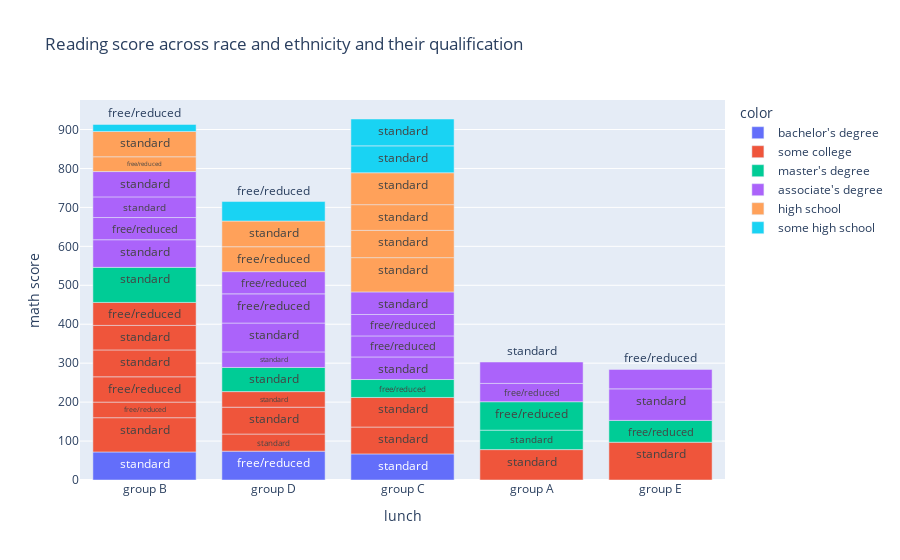

Here is the notebook cell this chart was saved with:
### Code cell
df= df.iloc[:50,:]
fig= px.bar(x=df['race/ethnicity'],y=df['math score'],color=df['parental level of education'],
          title='Reading score across race and ethnicity and their qualification',
          text=df['lunch'],labels={'x':'lunch','y':'math score'})
fig.show()

#question one plot a graph showing parental levelof education 
#and in math test for male students in the  group at some college

### Figure 1 — Plotly figure (JSON) as saved in the notebook; plotly's stock layout.template omitted (floating-point values rounded to 4 significant figures)
{"data": [{"alignmentgroup": "True", "hovertemplate": "color=bachelor's degree<br>lunch=%{x}<br>math score=%{y}<br>text=%{text}<extra></extra>", "legendgroup": "bachelor's degree", "marker": {"color": "#636efa", "pattern": {"shape": ""}}, "name": "bachelor's degree", "offsetgroup": "bachelor's degree", "orientation": "v", "showlegend": true, "text": ["standard", "free/reduced", "standard"], "textposition": "auto", "type": "bar", "x": ["group B", "group D", "group C"], "xaxis": "x", "y": [72, 74, 67], "yaxis": "y"}, {"alignmentgroup": "True", "hovertemplate": "color=some college<br>lunch=%{x}<br>math score=%{y}<br>text=%{text}<extra></extra>", "legendgroup": "some college", "marker": {"color": "#EF553B", "pattern": {"shape": ""}}, "name": "some college", "offsetgroup": "some college", "orientation": "v", "showlegend": true, "text": ["standard", "standard", "standard", "free/reduced", "standard", "free/reduced", "standard", "standard", "standard", "standard", "standard", "standard", "free/reduced"], "textposition": "auto", "type": "bar", "x": ["group C", "group C", "group B", "group B", "group A", "group B", "group D", "group B", "group D", "group B", "group D", "group E", "group B"], "xaxis": "x", "y": [69, 76, 88, 40, 78, 65, 44, 69, 69, 63, 40, 97, 59], "yaxis": "y"}, {"alignmentgroup": "True", "hovertemplate": "color=master's degree<br>lunch=%{x}<br>math score=%{y}<br>text=%{text}<extra></extra>", "legendgroup": "master's degree", "marker": {"color": "#00cc96", "pattern": {"shape": ""}}, "name": "master's degree", "offsetgroup": "master's degree", "orientation": "v", "showlegend": true, "text": ["standard", "standard", "free/reduced", "free/reduced", "standard", "free/reduced"], "textposition": "auto", "type": "bar", "x": ["group B", "group A", "group C", "group A", "group D", "group E"], "xaxis": "x", "y": [90, 50, 46, 73, 62, 56], "yaxis": "y"}, {"alignmentgroup": "True", "hovertemplate": "color=associate's degree<br>lunch=%{x}<br>math score=%{y}<br>text=%{text}<extra></extra>", "legendgroup": "associate's degree", "marker": {"color": "#ab63fa", "pattern": {"shape": ""}}, "name": "associate's degree", "offsetgroup": "associate's degree", "orientation": "v", "showlegend": true, "text": ["free/reduced", "standard", "standard", "standard", "free/reduced", "standard", "standard", "free/reduced", "free/reduced", "free/reduced", "standard", "standard", "free/reduced", "standard", "standard", "free/reduced"], "textposition": "auto", "type": "bar", "x": ["group A", "group B", "group C", "group D", "group C", "group E", "group D", "group D", "group B", "group C", "group C", "group B", "group E", "group B", "group A", "group D"], "xaxis": "x", "y": [47, 71, 58, 40, 54, 81, 74, 75, 57, 55, 58, 53, 50, 65, 55, 57], "yaxis": "y"}, {"alignmentgroup": "True", "hovertemplate": "color=high school<br>lunch=%{x}<br>math score=%{y}<br>text=%{text}<extra></extra>", "legendgroup": "high school", "marker": {"color": "#FFA15A", "pattern": {"shape": ""}}, "name": "high school", "offsetgroup": "high school", "orientation": "v", "showlegend": true, "text": ["free/reduced", "free/reduced", "standard", "standard", "standard", "standard", "standard", "standard"], "textposition": "auto", "type": "bar", "x": ["group D", "group B", "group B", "group C", "group D", "group C", "group C", "group C"], "xaxis": "x", "y": [64, 38, 65, 88, 66, 70, 66, 82], "yaxis": "y"}, {"alignmentgroup": "True", "hovertemplate": "color=some high school<br>lunch=%{x}<br>math score=%{y}<br>text=%{text}<extra></extra>", "legendgroup": "some high school", "marker": {"color": "#19d3f3", "pattern": {"shape": ""}}, "name": "some high school", "offsetgroup": "some high school", "orientation": "v", "showlegend": true, "text": ["standard", "free/reduced", "standard", "free/reduced"], "textposition": "auto", "type": "bar", "x": ["group C", "group B", "group C", "group D"], "xaxis": "x", "y": [69, 18, 69, 50], "yaxis": "y"}], "layout": {"barmode": "relative", "legend": {"title": {"text": "color"}, "tracegroupgap": 0}, "title": {"text": "Reading score across race and ethnicity and their qualification"}, "xaxis": {"anchor": "y", "domain": [0, 1], "title": {"text": "lunch"}}, "yaxis": {"anchor": "x", "domain": [0, 1], "title": {"text": "math score"}}}}
